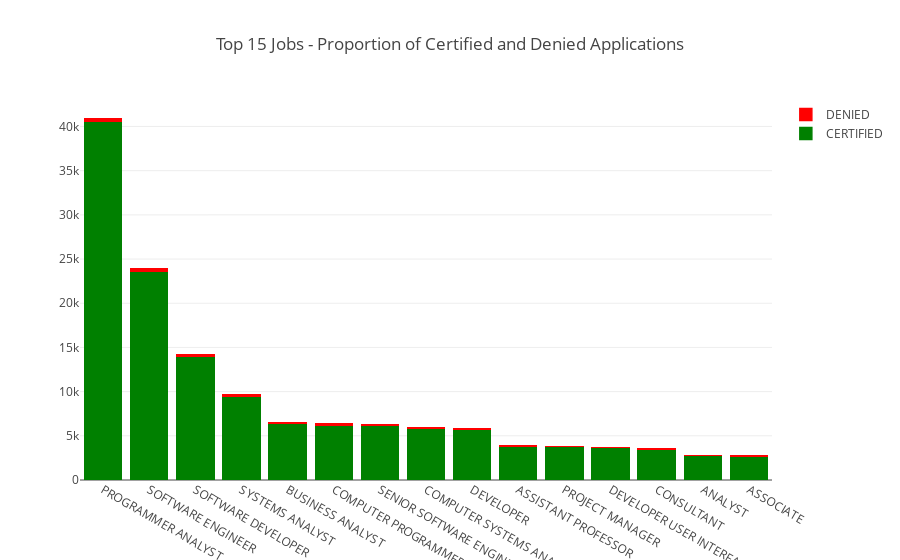

The notebook cell saved with this chart:
### Code cell
top_jobs_visa = h1b_df.groupby(['JOB_TITLE','CASE_STATUS'],as_index=False).count()
top_jobs_visa = top_jobs_visa[top_jobs_visa.JOB_TITLE.isin(top_jobs.JOB_TITLE)]

tab1 = go.Bar(x=top_jobs_visa[top_jobs_visa.CASE_STATUS == 'CERTIFIED'].sort_values('value',ascending= False)['JOB_TITLE'].values,y=top_jobs_visa[top_jobs_visa.CASE_STATUS == 'CERTIFIED'].sort_values('value',ascending= False)['value'].values,name='CERTIFIED',marker=dict(
        color='green', line=dict(color='green',width=1.5,)) )

tab2 = go.Bar(x=top_jobs_visa[top_jobs_visa.CASE_STATUS == 'DENIED'].sort_values('value',ascending= False)['JOB_TITLE'].values,y=top_jobs_visa[top_jobs_visa.CASE_STATUS == 'DENIED'].sort_values('value',ascending= False)['value'].values,name='DENIED',marker=dict(
        color='red', line=dict(color='red',width=1.5,)) )
data = [tab1,tab2]

layout = go.Layout(barmode='stack',title="Top 15 Jobs - Proportion of Certified and Denied Applications")
fig =go.Figure(data,layout)
iplot(fig)

### Figure 1 — Plotly figure (JSON) as saved in the notebook; plotly's stock layout.template omitted (floating-point values rounded to 4 significant figures)
{"data": [{"marker": {"color": "green", "line": {"color": "green", "width": 1.5}}, "name": "CERTIFIED", "type": "bar", "uid": "2c3aae7f-3a43-4e91-b8df-e9f1948b8cab", "x": ["PROGRAMMER ANALYST", "SOFTWARE ENGINEER", "SOFTWARE DEVELOPER", "SYSTEMS ANALYST", "BUSINESS ANALYST", "COMPUTER PROGRAMMER", "SENIOR SOFTWARE ENGINEER", "COMPUTER SYSTEMS ANALYST", "DEVELOPER", "ASSISTANT PROFESSOR", "PROJECT MANAGER", "DEVELOPER USER INTERFACE", "CONSULTANT", "ANALYST", "ASSOCIATE"], "y": [40558, 23601, 13961, 9530, 6445, 6217, 6146, 5831, 5735, 3860, 3773, 3693, 3535, 2748, 2697]}, {"marker": {"color": "red", "line": {"color": "red", "width": 1.5}}, "name": "DENIED", "type": "bar", "uid": "524421da-592e-41ee-9a3b-d1b0982a57d1", "x": ["PROGRAMMER ANALYST", "SOFTWARE ENGINEER", "SOFTWARE DEVELOPER", "COMPUTER PROGRAMMER", "COMPUTER SYSTEMS ANALYST", "SENIOR SOFTWARE ENGINEER", "BUSINESS ANALYST", "SYSTEMS ANALYST", "ASSISTANT PROFESSOR", "PROJECT MANAGER", "CONSULTANT", "ASSOCIATE", "ANALYST", "DEVELOPER", "DEVELOPER USER INTERFACE"], "y": [290, 254, 170, 115, 108, 66, 63, 63, 56, 44, 35, 28, 27, 21, 9]}], "layout": {"barmode": "stack", "title": {"text": "Top 15 Jobs - Proportion of Certified and Denied Applications"}}}
